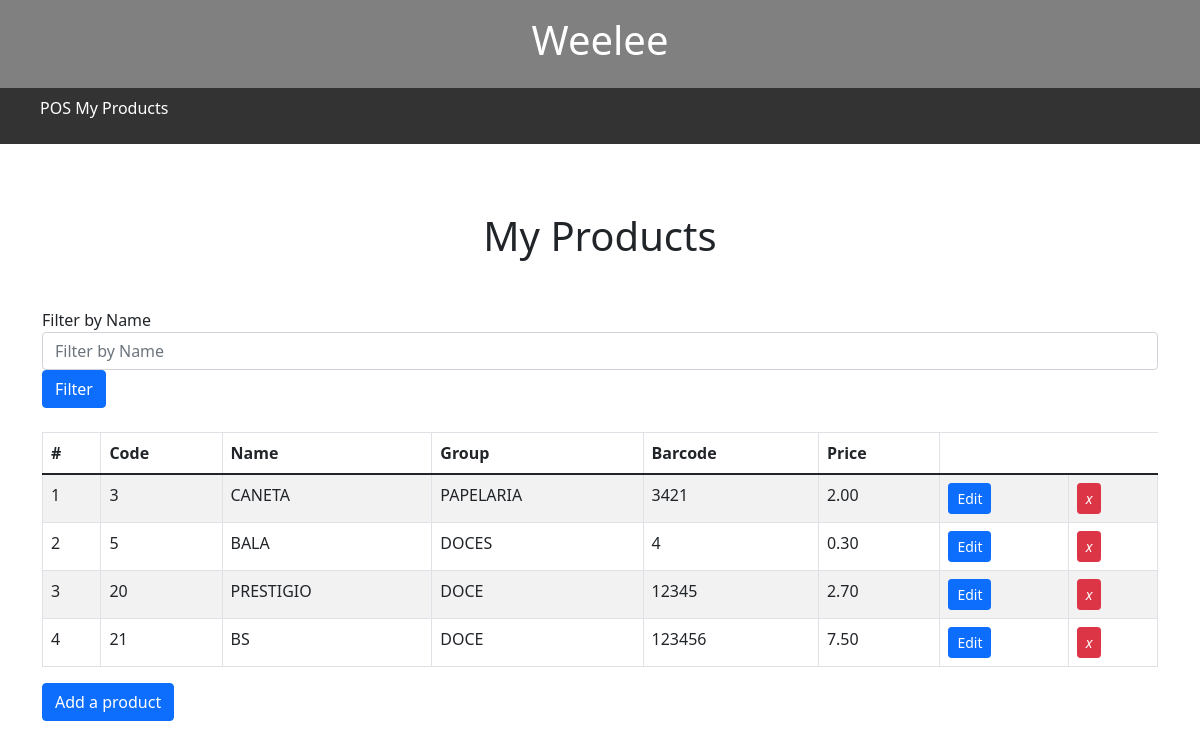
The app's page /product, older data.
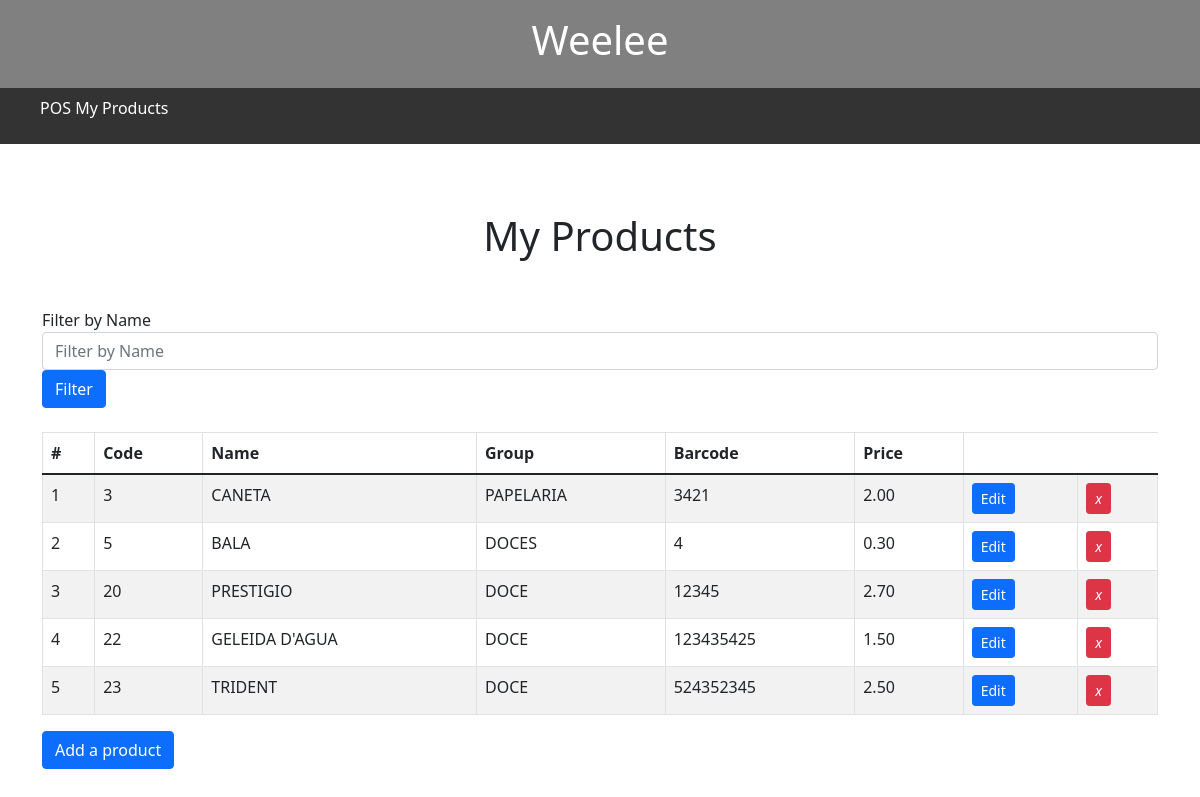
The same page, newer data.
### app/models.py (models this page shows, shortened)
class Product(models.Model):
    id = models.AutoField(primary_key=True)
    name = models.CharField(max_length=100)
    group = models.CharField(max_length=100)
    barcode = models.PositiveIntegerField()
    price = models.DecimalField(max_digits=10, decimal_places=2)

### app/views.py (the view)
# urls.py: path('product', views.product, name='product'),
def product(request):
    if request.method == 'GET':
        name_to_filter = request.GET.get('name')
        barcode_to_filter = request.GET.get('barcode')
        if name_to_filter:
            products = Product.objects.filter(name__icontains=name_to_filter)
        elif barcode_to_filter:
            products = Product.objects.filter(barcode__icontains=barcode_to_filter)
        else:
            products = Product.objects.all()
    context = {
        'products': products
    }
    return render(request, 'product.html', context)

### app/templates/product.html (shortened to what this page needs)
{% extends 'base.html' %}
{% load static %}
{% block content %}
    <div class="container">
      <div class="px-5 my-5 text-center">
        <h1>My Products</h1>
      </div>
      <form class="form-inline mt-3" method="get" action="{% url 'product' %}">
        <label for="filterName" class="sr-only">Filter by Name</label>
        <input type="text" class="form-control" id="filterName" name="name" placeholder="Filter by Name">
        <button type="submit" class="btn btn-primary mb-2">Filter</button>
      </form>
        <div class="table-responsive mt-3" style="max-height: 300px; overflow-y: auto;">
          <table class="table table-striped table-bordered table-hover table">
          <thead>
              <tr>
                  <th scope="col">#</th>
                  <th scope="col">Code</th>
                  <th scope="col">Name</th>
                  <th scope="col">Group</th>
                  <th scope="col">Barcode</th>
                  <th scope="col">Price</th>
              </tr>
          </thead>
          <tbody>
                  {% for product in products %}
                  <tr>
                      <td>{{ forloop.counter }}</td>
                      <td>{{ product.id }}</td>
                      <td>{{ product.name }}</td>
                      <td>{{ product.group }}</td>
                      <td>{{ product.barcode }}</td>
                      <td>{{ product.price }}</td>
                      <td>
                        <button class="btn btn-primary btn-sm" hx-get="{% url 'edit_product' pk=product.pk %}" hx-target="#dialog">Edit</button>
                      </td>
                      <td>
                      <a href="{% url 'remove_product' pk=product.id %}" class="btn btn-danger btn-sm">
                        <i class="fa fa-trash"> x </i>
                      </a>
                      </td>
                  </tr>
                  {% endfor %}
          </tbody>
      </table>
      </div>
      <button hx-get="{% url 'add_product' %}" hx-target="#dialog" class="btn btn-primary">
        Add a product
      </button>
    </div>
    <div class="toast-container position-fixed top-0 end-0 p-3">
    </div>
{% endblock %}

Row changes from the older to the newer data that the page shows:
removed Product: id "21", name "BS", group "DOCE", barcode "123456", price "7.50"
added Product: id "22", name "GELEIDA D'AGUA", group "DOCE", barcode "123435425", price "1.50"
added Product: id "23", name "TRIDENT", group "DOCE", barcode "524352345", price "2.50"
